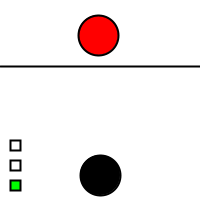
Frame 1 (no input)
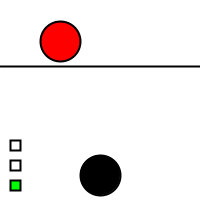
Frame 60 (the mouse pressed at the canvas centre just before this capture)
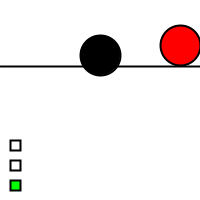
Frame 120 (the mouse held since frame 60 and released just before this capture)

The Processing sketch that drew these frames (run headless with seeded random() and noise(); from frame 60 on, the mouse is pressed at the canvas centre):

// Processing sketch: week8
// ── week8.pde
int attackRad;                              // radius of attacker
int defendRad;                              // radius of defender
int attackSpeed, attackPosY;                // speed and y for attacker
boolean attack = false;                     // user has clicked to attack
boolean attacked = false;                   // game has been played
boolean defend = true;                      // defender should bounce
int defendPosX, defendPosY, defendSpeed;    // x, y and speed of defender
boolean verticalMovement = true;            // defender should move down if true up if false
boolean horizontalMovement = false;         // defender should move right if true left if false
boolean easy, medium, hard;                 // game difficulty


void setup() {
  size(200, 200);
  smooth();
  //initial game conditions
  attackRad = width/10;
  defendRad = width/10;
  attackSpeed = 2;
  attackPosY = 7*height/8;
  defendPosX = width/2;
  defendPosY = height/6; 
  defendSpeed = 2;
  easy = true;
  rectMode(CORNERS);
}

void draw() {
  window();            // setup the window elements  
  defender();          // display the defender
  attacker();          // display the attacker
}

void mousePressed() {
  // if the mouse is clicked on the buttons change the game conditions
  if (mouseX >= width/20 && mouseX <= 2*width/20) {
    // easy button
    if (mouseY >= 18*height/20 && mouseY <= 19*height/20) {
      easy = true;
      medium = false;
      hard = false;
      defendRad = width/10;
      attackRad = width/10;
      attackPosY = 7*height/8;
      defendPosX = width/2;
      defendPosY = height/6;
      // medium button
    } 
    else if (mouseY >= 16*height/20 && mouseY <= 17*height/20) {
      easy = false;
      medium = true;
      hard = false;
      defendRad = width/15;
      attackRad = width/15;
      attackPosY = 7*height/8;
      defendPosX = width/2;
      defendPosY = height/6;    
      // hard button
    } 
    else if (mouseY >= 14*height/20 && mouseY <= 15*height/20) {
      easy = false;
      medium = false;
      hard = true;
      defendRad = width/20;
      attackRad = width/20;
      attackPosY = 7*height/8;
      defendPosX = width/2;
      defendPosY = height/6;
    } 
    else {
      // if outside the button area attack you havent reset if you have
      if (!attack && attacked) {
        attackPosY = 7*height/8;
        defend = true;
        attacked = false;
      } 
      else {
        attack = true;
        attacked = true;
      }
    }
  } 
  else {
    // if outside the button area attack you havent reset if you have
    if (!attack && attacked) {
      attackPosY = 7*height/8;
      defend = true;
      attacked = false;
    } 
    else {
      attack = true;
      attacked = true;
    }
  }
}
/* controls the movement and drawing of the defender */
void defender() {
  // if the defender should move
  if (defend) {
    // when hitting a wall flip the vertical or horizontal movement
    if (defendPosY + defendRad >= height/3 || defendPosY - defendRad <= 0)
      verticalMovement = !verticalMovement;
    if (defendPosX + defendRad >= width || defendPosX - defendRad <= 0)
      horizontalMovement = !horizontalMovement;

    // moves the ball down when verticalMovement is true otherwise down
    if (verticalMovement)
      defendPosY += defendSpeed;
    else
      defendPosY -= defendSpeed;
    // moves the ball right when horizontalMovement is true otherwise left
    if (horizontalMovement)
      defendPosX += defendSpeed;
    else
      defendPosX -= defendSpeed;
  }
  // draw defender
  fill(255, 0, 0);
  ellipse(defendPosX, defendPosY, defendRad*2, defendRad*2);
}

/* controls the movement and drawing of the attacker */
void attacker() {
  // if the attacker should move, move it up
  if (attack)
    attackPosY -= attackSpeed;
  // if the balls hit show you win and stop the game
  if (dist(width/2, attackPosY, defendPosX, defendPosY) - (attackRad + defendRad) <= 0) {
    textAlign(CENTER, CENTER);
    textSize(24);
    text("You Win!", width/2, height/2);
    attack = false;
    defend = false;
  } 
  // if the ball goes out of bounds show game over and stop the game
  else if (attackPosY + attackRad <= 0) {
    attack = false;
    defend = false;
    textAlign(CENTER, CENTER);
    textSize(24);
    text("Game Over!", width/2, height/2);
  }
  // draw attacker
  fill(0);
  ellipse(width/2, attackPosY, attackRad*2, attackRad*2);
}

/* draws all other window elements */
void window() {
  background(255);
  // boundry line
  strokeWeight(height/100);
  line(0, height/3, width, height/3);
  // show the difficulty level each button represents when moused over
  if (mouseX >= width/20 && mouseX <= 2*width/20) {
    // easy
    if (mouseY >= 18*height/20 && mouseY <= 19*height/20) {
      fill(0);
      textAlign(LEFT, TOP);
      textSize(10);
      text("EASY", 3*width/20, 18*height/20);
    } 
    // medium
    else if (mouseY >= 16*height/20 && mouseY <= 17*height/20) {
      fill(0);
      textAlign(LEFT, TOP);
      textSize(10);
      text("MEDIUM", 3*width/20, 16*height/20);
    } 
    // hard
    else if (mouseY >= 14*height/20 && mouseY <= 15*height/20) {
      fill(0);
      textAlign(LEFT, TOP);
      textSize(10);
      text("HARD", 3*width/20, 14*height/20);
    }
  }
  fill(255);
  if (easy)    // make the box green if easy
      fill(0, 255, 0);
  rect(width/20, 18*height/20, 2*width/20, 19*height/20);
  fill(255);
  if (medium)    // make the box yellow if medium
      fill(255, 255, 0);
  rect(width/20, 16*height/20, 2*width/20, 17*height/20);
  fill(255);
  if (hard)    // make the box red if hard
      fill(255, 0, 0);
  rect(width/20, 14*height/20, 2*width/20, 15*height/20);
}
